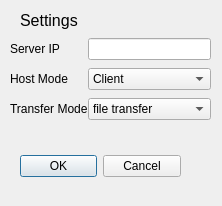
<?xml version="1.0" encoding="UTF-8"?>
<ui version="4.0">
 <class>SettingsWindow</class>
 <widget class="QDialog" name="SettingsWindow">
  <property name="geometry">
   <rect>
    <x>0</x>
    <y>0</y>
    <width>222</width>
    <height>206</height>
   </rect>
  </property>
  <property name="windowTitle">
   <string>Dialog</string>
  </property>
  <widget class="QDialogButtonBox" name="buttonBox">
   <property name="geometry">
    <rect>
     <x>20</x>
     <y>150</y>
     <width>161</width>
     <height>32</height>
    </rect>
   </property>
   <property name="sizePolicy">
    <sizepolicy hsizetype="Expanding" vsizetype="Fixed">
     <horstretch>0</horstretch>
     <verstretch>0</verstretch>
    </sizepolicy>
   </property>
   <property name="minimumSize">
    <size>
     <width>0</width>
     <height>0</height>
    </size>
   </property>
   <property name="orientation">
    <enum>Qt::Horizontal</enum>
   </property>
   <property name="standardButtons">
    <set>QDialogButtonBox::Cancel|QDialogButtonBox::Ok</set>
   </property>
  </widget>
  <widget class="QLabel" name="SettingsLabel">
   <property name="geometry">
    <rect>
     <x>20</x>
     <y>10</y>
     <width>61</width>
     <height>21</height>
    </rect>
   </property>
   <property name="maximumSize">
    <size>
     <width>16777215</width>
     <height>16777215</height>
    </size>
   </property>
   <property name="font">
    <font>
     <pointsize>12</pointsize>
    </font>
   </property>
   <property name="text">
    <string>Settings</string>
   </property>
  </widget>
  <widget class="QWidget" name="gridLayoutWidget">
   <property name="geometry">
    <rect>
     <x>10</x>
     <y>30</y>
     <width>201</width>
     <height>101</height>
    </rect>
   </property>
   <layout class="QGridLayout" name="gridLayout" rowstretch="0,0,0">
    <property name="spacing">
     <number>0</number>
    </property>
    <item row="0" column="1">
     <widget class="QLineEdit" name="IpLineEdit"/>
    </item>
    <item row="1" column="0">
     <widget class="QLabel" name="label_4">
      <property name="text">
       <string>Host Mode</string>
      </property>
     </widget>
    </item>
    <item row="1" column="1">
     <widget class="QComboBox" name="HostModeComboBox">
      <item>
       <property name="text">
        <string>Client</string>
       </property>
      </item>
      <item>
       <property name="text">
        <string>Server</string>
       </property>
      </item>
     </widget>
    </item>
    <item row="0" column="0">
     <widget class="QLabel" name="label">
      <property name="text">
       <string>Server IP</string>
      </property>
     </widget>
    </item>
    <item row="2" column="0">
     <widget class="QLabel" name="label_3">
      <property name="text">
       <string>Transfer Mode</string>
      </property>
     </widget>
    </item>
    <item row="2" column="1">
     <widget class="QComboBox" name="TransferModeComboBox">
      <item>
       <property name="text">
        <string>file transfer</string>
       </property>
      </item>
      <item>
       <property name="text">
        <string>microphone</string>
       </property>
      </item>
      <item>
       <property name="text">
        <string>streaming</string>
       </property>
      </item>
      <item>
       <property name="text">
        <string>multicast</string>
       </property>
      </item>
     </widget>
    </item>
   </layout>
  </widget>
 </widget>
 <resources/>
 <connections>
  <connection>
   <sender>buttonBox</sender>
   <signal>accepted()</signal>
   <receiver>SettingsWindow</receiver>
   <slot>accept()</slot>
   <hints>
    <hint type="sourcelabel">
     <x>248</x>
     <y>254</y>
    </hint>
    <hint type="destinationlabel">
     <x>157</x>
     <y>274</y>
    </hint>
   </hints>
  </connection>
  <connection>
   <sender>buttonBox</sender>
   <signal>rejected()</signal>
   <receiver>SettingsWindow</receiver>
   <slot>reject()</slot>
   <hints>
    <hint type="sourcelabel">
     <x>316</x>
     <y>260</y>
    </hint>
    <hint type="destinationlabel">
     <x>286</x>
     <y>274</y>
    </hint>
   </hints>
  </connection>
 </connections>
</ui>
